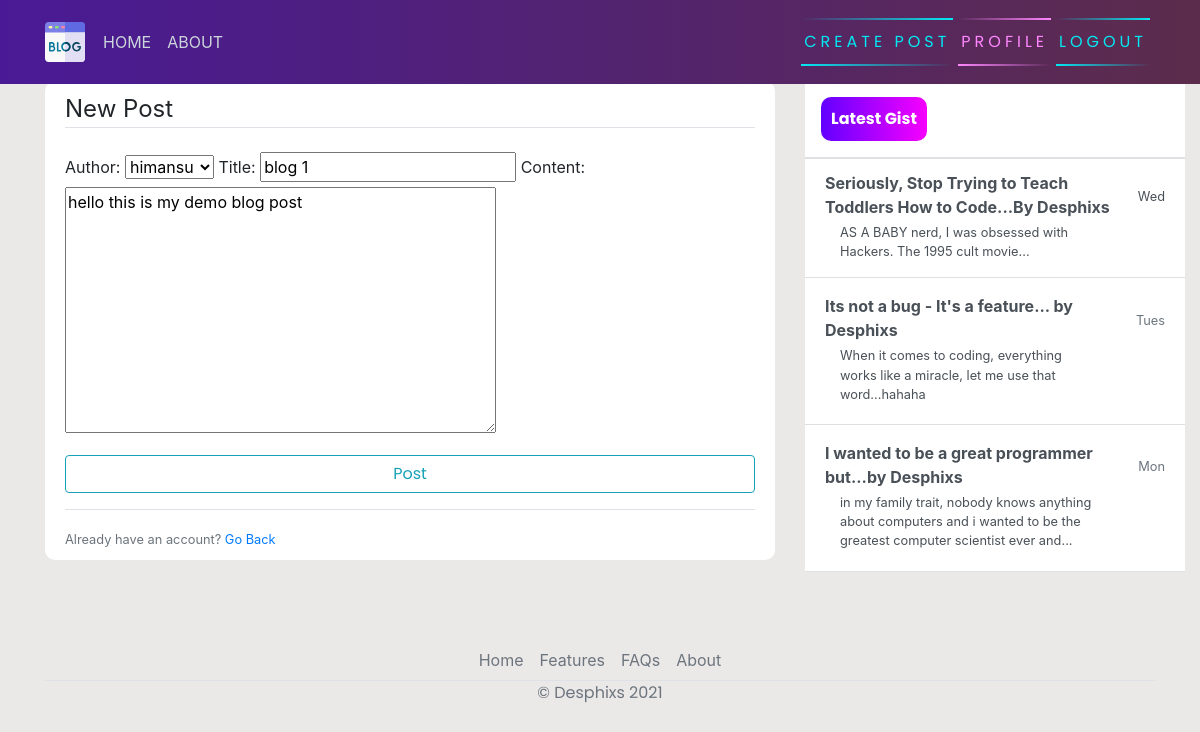
Page /post/1/update (signed in) on the committed database.
### blog/models.py (models this page shows, shortened)
class Post(models.Model):
    title = models.CharField(max_length=100)
    content = models.TextField()
    date_posted = models.DateTimeField(default=timezone.now)
    author = models.ForeignKey(User, on_delete=models.CASCADE)

### blog/views.py (the view, shortened to what this page needs)
# urls.py: path('post/<int:pk>/update',postUpdateView.as_view(),name='post_update'),
class postUpdateView(LoginRequiredMixin,UserPassesTestMixin ,UpdateView):
    model = Post
    fields = ['author','title' , 'content']
    def test_func(self):
        post = self.get_object()
        if self.request.user == post.author:
            return True
        return False

### blog/templates/blog/post_form.html (shortened to what this page needs)
{% extends 'blog/index.html' %}
{% block content %}
    <div class="content-section">
        <form action="" method="post">
            <fieldset class="form-group">
                <legend class="border-bottom mb-4">New Post</legend>
                {{ form}}
            </fieldset>
            <div class="form-group">
                <button class="btn btn-outline-info" type="submit">Post</button>
            </div>
        </form>
        <div class="border-top pt-3">
            <small class="text-muted">Already have an account? <a href="{% url 'home' %}">Go Back</a></small>
        </div>
    </div>
{% endblock content %}

### blog/static/blog/main.css (style rules this page uses)
body { background-color: rgb(235, 232, 232); margin-top: 5rem; background-size: contain; background-repeat: no-repeat; }
.content-section { background: #ffffff; padding: 10px 20px; border-radius: 10px; margin-bottom: 20px; overflow: hidden; }
button { font-family: 'Poppins', sans-serif; border: none; outline: 0; display: inline-block; padding: 8px; color: white; background-color: #000; text-align: center; cursor: pointer; width: 100%; font-size: 18px; transition: 1s; background: linear-gradient(270deg, rgb(247, 0, 255) 0%, rgb(98, 0, 255) 100%); }

### rows in the picture
Post: author "himansu", title "blog 1", content "hello this is my demo blog post"
